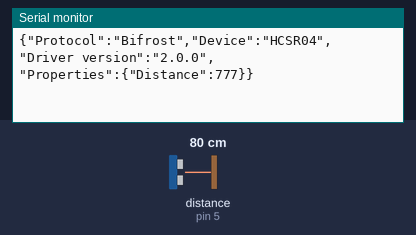
Bench run of a sketch on a simulated Arduino Uno, built with avr-gcc and run on an emulated ATmega328P. Shown: the last lines printed to the serial monitor. Wiring (inferred from the names in the program): ultrasonic range finder: trigger pin 4; echo pin 5. The test bench sets the inputs (shaded band); at power-on: distance to the obstacle (sensor on pin 5) 80 cm. The echo pulse lasts 58.3 µs per cm.

Above: at 1.2 s.
1.3 s: distance to the obstacle (sensor on pin 5) set to 2 cm
At 1.64 s:
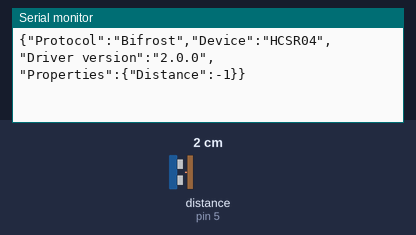
4.3 s: distance to the obstacle (sensor on pin 5) set to 250 cm
At 4.48 s:
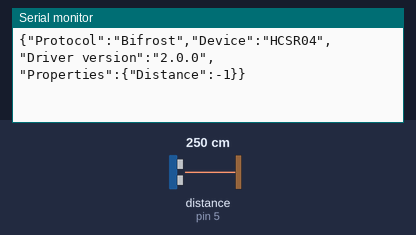
7.3 s: distance to the obstacle (sensor on pin 5) set to 299 cm
At 7.48 s:
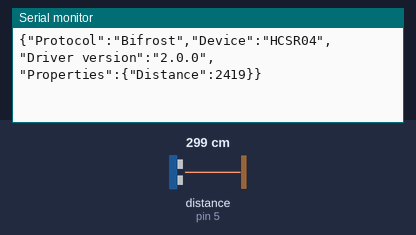
10.3 s: distance to the obstacle (sensor on pin 5) set to 120 cm
At 10.5 s:
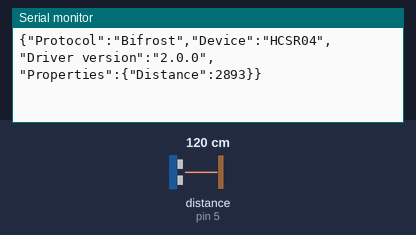
Timing chart, 0 to 13.3 s (numbered marks = the images above; inputs shaded):
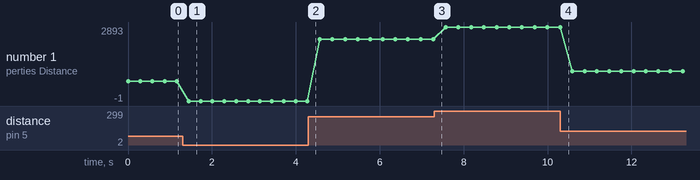

Measured:
- after the input at 1.3 s, the serial monitor: prints a new line after 0.15 s (image 1)
- plotted number 1: 777 → -1 after the input at 1.3 s, -1 → 2419 after the input at 4.3 s, 2419 → 2893 after the input at 7.3 s, 2893 → 1161 after the input at 10.3 s

The sketch:

HCSR04_SerialOutput.ino
```cpp
#include <hcsr04.h>

#define TRIG_PIN 4
#define ECHO_PIN 5

HCSR04 hcsr04(TRIG_PIN, ECHO_PIN, 20, 4000);

void setup(){
    Serial.begin(9600);
}

void loop() {
    Serial.println(hcsr04.ToString());

    delay(250);
}
```
